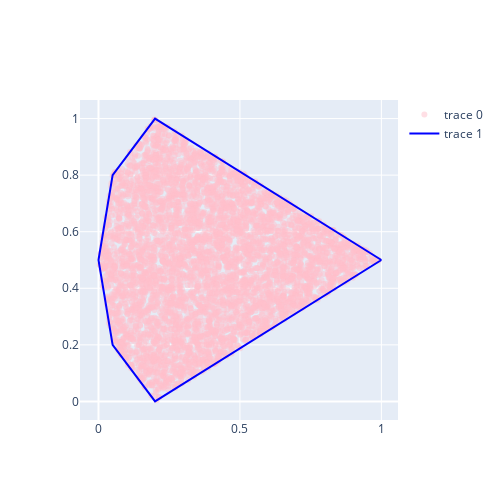

Source (notebook cell):
### Code cell
fig = go.Figure()

fig.add_trace(go.Scatter(x=interrior_points[:,0],
                        y=interrior_points[:,1],
                        mode='markers',
                        marker=dict(opacity=0.5,color='pink')))

fig.add_trace(go.Scatter(x=hull.points[np.append(hull.vertices,hull.vertices[0])][:,0],
                          y=hull.points[np.append(hull.vertices,hull.vertices[0])][:,1],
                          #z=data_detail_sum[:,2],
                          mode='lines',line=dict(color='blue')))


fig.update_layout(
    autosize=False,
    width=500,
    height=500,
)

### Figure 1 — Plotly figure (JSON) as saved in the notebook; plotly's stock layout.template omitted (floating-point values rounded to 4 significant figures; data arrays with more than 128 entries replaced by an {"elided": "..."} marker saying what was removed)
{"data": [{"marker": {"color": "pink", "opacity": 0.5}, "mode": "markers", "type": "scatter", "x": {"elided": "4998 float values"}, "y": {"elided": "4998 float values"}}, {"line": {"color": "blue"}, "mode": "lines", "type": "scatter", "x": [1, 0.2, 0.05, 0, 0.05, 0.2, 1], "y": [0.5, 1, 0.8, 0.5, 0.2, 0, 0.5]}], "layout": {"autosize": false, "height": 500, "width": 500}}
